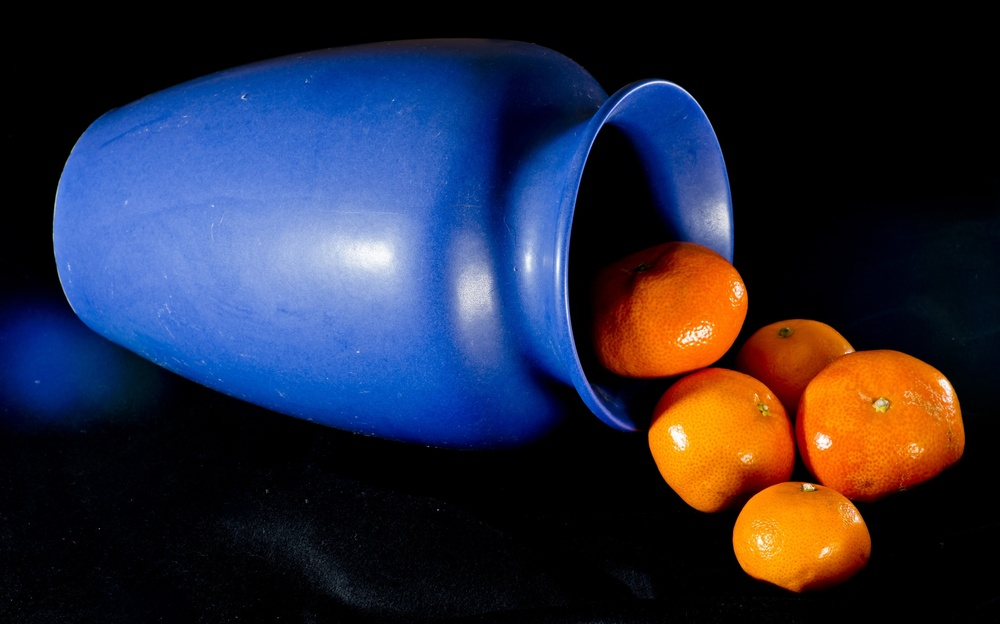
#> input picture lab5.jpg, 1000 x 624 px, shrunk from 2560 x 1597 before the run
$ jupyter execute my5lab.ipynb
#> lines starting #> are read from the running program, lines starting #| are printed output that depends on the picture; after the words box and inside, x2 and y2 are one past the last pixel; in counts of white or black regions, pixels touching at a corner belong together
[cell 1]
import sys
sys.path.append('../')
#%matplotlib inline
import matplotlib.pyplot as plt
import cv2 as cv
import numpy as np
from utility import util
from matplotlib import colors
from matplotlib.colors import hsv_to_rgb

[cell 2]
img = cv.imread('lab5.jpg')
#> img is the input picture: shape (624, 1000, 3); mean B, G, R 60.2, 41.9, 40.6
image_rgb = cv.cvtColor(img, cv.COLOR_BGR2RGB)
plt.imshow(image_rgb)
plt.show()

[cell 3]
#img = input_image
image_rgb = cv.cvtColor(img, cv.COLOR_BGR2RGB)
plt.imshow(image_rgb)

[cell 4]
r, g, b = cv.split(image_rgb)
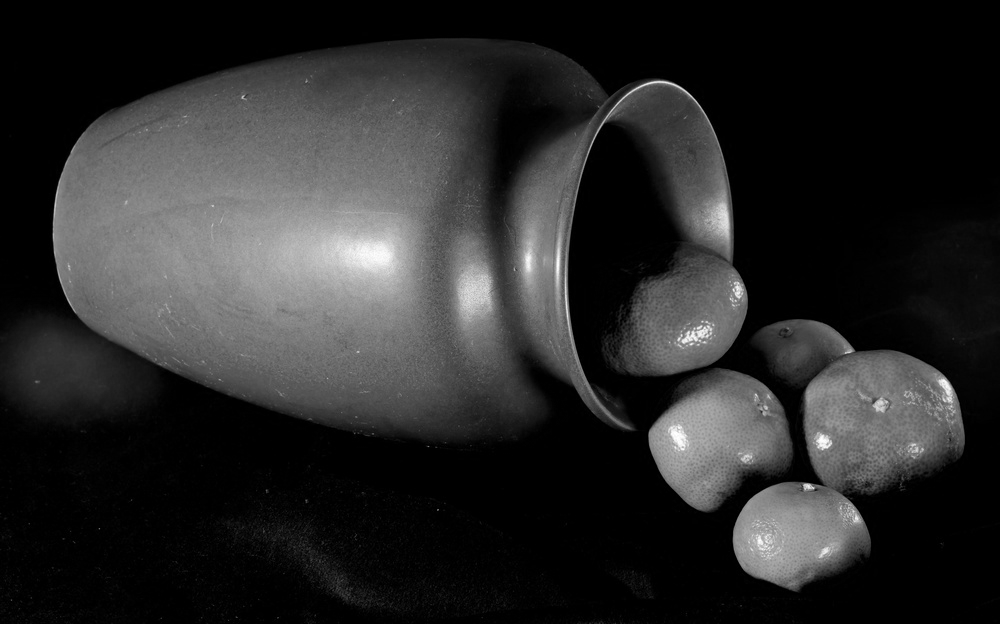
#> g: shape (624, 1000); min 0, max 255, mean 41.9
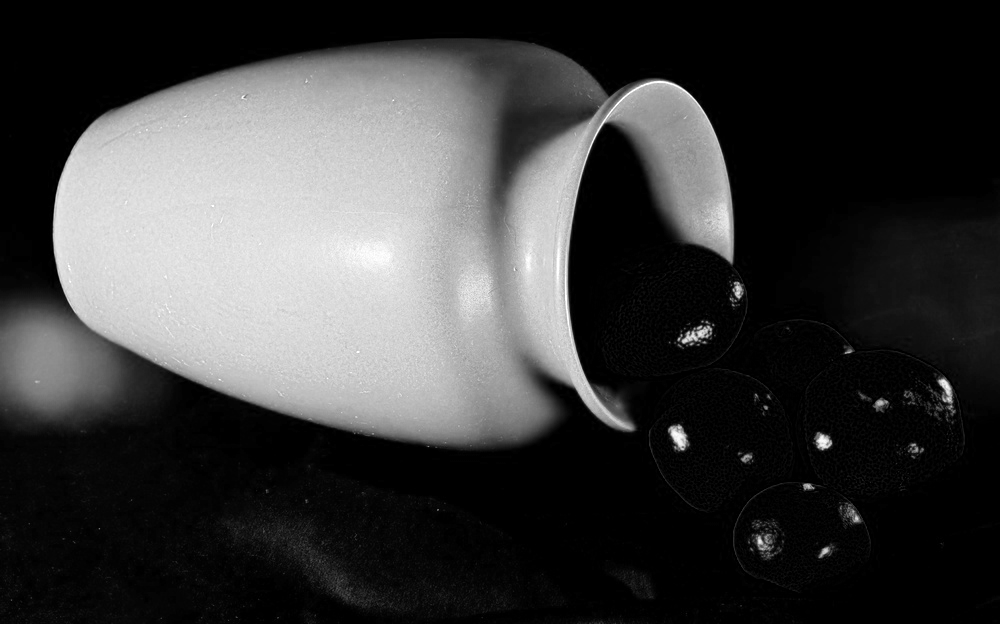
#> b: shape (624, 1000); min 0, max 255, mean 60.2
fig = plt.figure()
axis = fig.add_subplot(1, 1, 1, projection="3d")
pixel_colors = image_rgb.reshape((np.shape(image_rgb)[0]*np.shape(image_rgb)[1], 3))
norm = colors.Normalize(vmin=-1.,vmax=1.)
norm.autoscale(pixel_colors)
pixel_colors = norm(pixel_colors).tolist()
#> pixel_colors = 624000 items
axis.scatter(r.flatten(), g.flatten(), b.flatten(), facecolors=pixel_colors, marker=".")
axis.set_xlabel("Red")
axis.set_ylabel("Green")
axis.set_zlabel("Blue")
plt.show()

[cell 5]
red = image_rgb.copy()
# set blue and green channels to 0
red[:, :, 1] = 0
red[:, :, 2] = 0
# RGB - Red
plt.imshow(red)
plt.show()

[cell 6]
image_hsv = cv.cvtColor(image_rgb, cv.COLOR_RGB2HSV)
#> image_hsv: shape (624, 1000, 3); mean H, S, V 64.6, 141.8, 82.4

[cell 7]
h, s, v = cv.split(image_hsv)
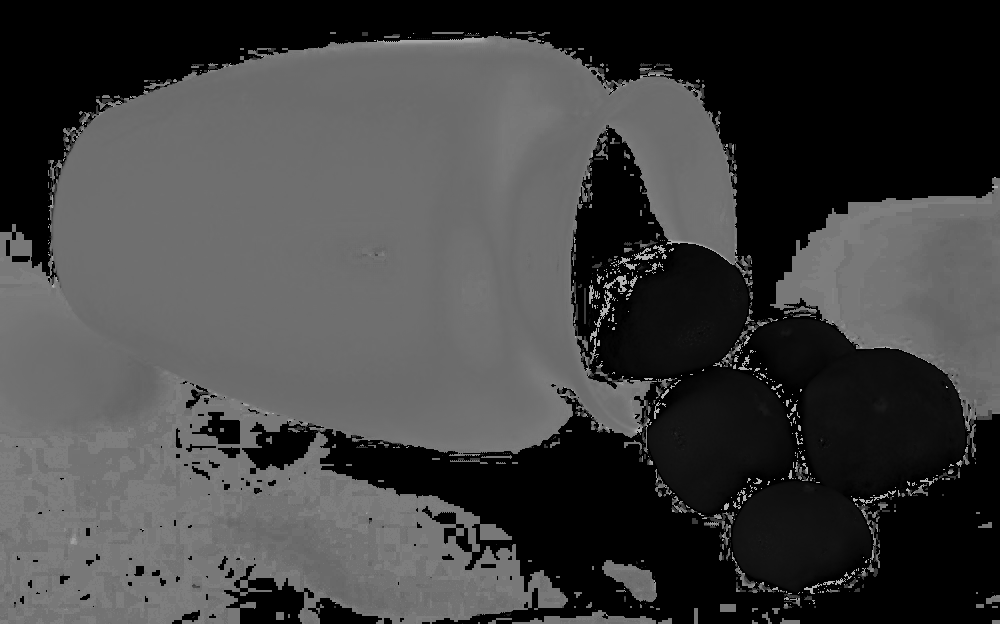
#> h: shape (624, 1000); min 0, max 179, mean 64.6
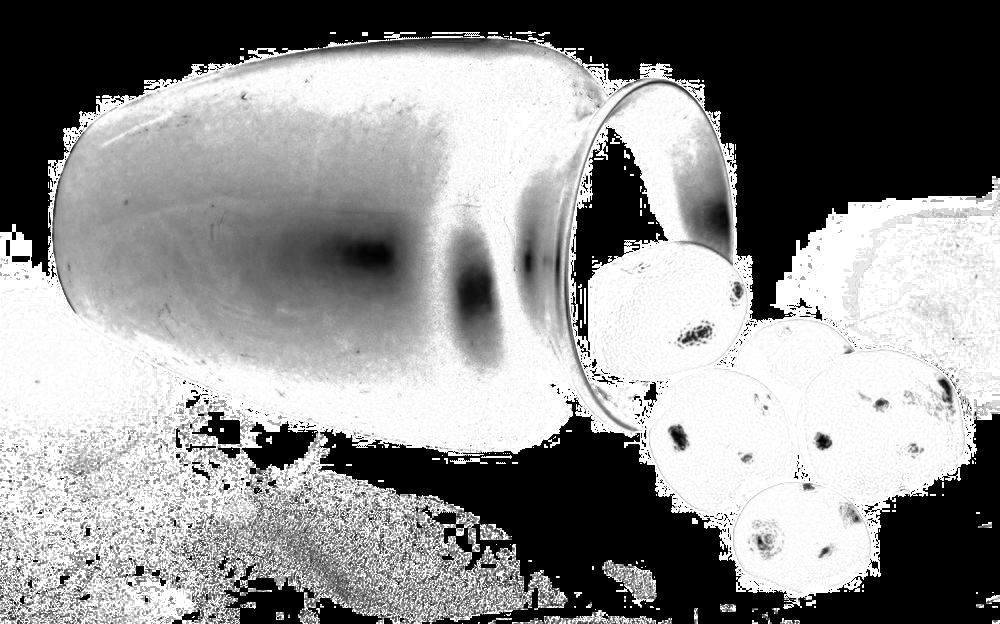
#> s: shape (624, 1000); min 0, max 255, mean 141.8
fig = plt.figure()
axis = fig.add_subplot(1, 1, 1, projection="3d")

axis.scatter(h.flatten(), s.flatten(), v.flatten(), facecolors=pixel_colors, marker=".")
axis.set_xlabel("Hue")
axis.set_ylabel("Saturation")
axis.set_zlabel("Value")
plt.show()

[cell 8]
lower_blue = np.array([0,50,50])
upper_blue = np.array([90,255,255])
lo_square = np.full((10, 10, 3), lower_blue, dtype=np.uint8) / 255.0
do_square = np.full((10, 10, 3), upper_blue, dtype=np.uint8) / 255.0

plt.subplot(1, 2, 1)
plt.imshow(hsv_to_rgb(lo_square))
plt.subplot(1, 2, 2)
plt.imshow(hsv_to_rgb(do_square))
plt.show()

[cell 9]
#Найдем на изображении цвета подходящие под маску от светлосинего до темносинего. И добавим маску на изображение.

[cell 10]
light_white = (0, 0, 200)
dark_white = (145, 200, 255)

lw_square = np.full((10, 10, 3), light_white, dtype=np.uint8) / 255.0
dw_square = np.full((10, 10, 3), dark_white, dtype=np.uint8) / 255.0

plt.subplot(1, 2, 1)
plt.imshow(hsv_to_rgb(lw_square))
plt.subplot(1, 2, 2)
plt.imshow(hsv_to_rgb(dw_square))
plt.show()
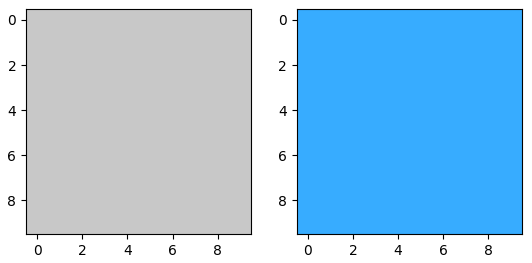
#> figure drawn by matplotlib, 2 panels

mask_white = cv.inRange(image_hsv, light_white, dark_white)
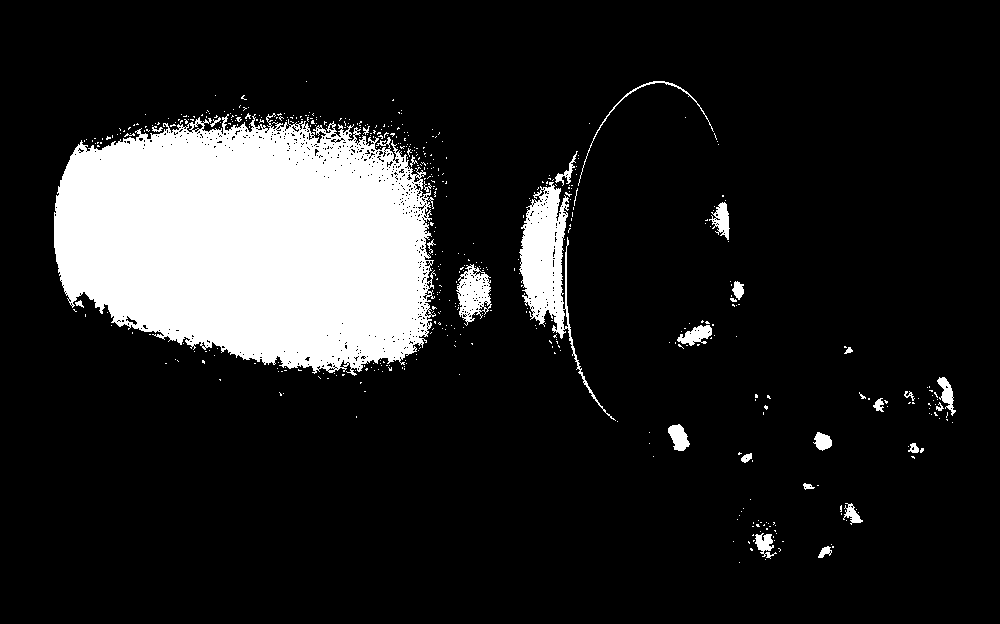
#> mask_white: shape (624, 1000); 14% white; 516 white regions (486 under 20 px), largest, box (x1, y1, x2, y2) and area: (54, 113, 436, 376) 75973, (519, 182, 616, 421) 5296, (456, 264, 492, 326) 1237
result_white = cv.bitwise_and(image_hsv, image_hsv, mask=mask_white)
#> result_white: shape (624, 1000, 3); mean H, S, V 15.1, 19.7, 30.5
plt.figure(figsize=(15,20))

plt.subplot(1, 3, 1)
plt.imshow(image_rgb)
plt.subplot(1, 3, 2)
plt.imshow(mask_white, cmap="gray")
plt.subplot(1, 3, 3)
plt.imshow(result_white)
plt.show()

[cell 11]
"""Применим обе маски и сгладим изображение"""
mask=mask_white
final_mask = mask + mask_white

final_result = cv.bitwise_and(image_rgb, image_rgb, mask=final_mask)
blur = cv.GaussianBlur(final_result, (7, 7), 0)

plt.figure(figsize=(15,20))
plt.subplot(1, 3, 1)
plt.imshow(final_mask, cmap="gray")
plt.subplot(1, 3, 2)
plt.imshow(final_result)
plt.subplot(1, 3, 3)
plt.imshow(blur)
plt.show()

[cell 12]
"""Пробуем сделать цветовую сегментацию"""

def segment_image(image):
    ''' Attempts to segment the whale out of the provided image '''

    # Convert the image into HSV
    hsv_image = cv.cvtColor(image, cv.COLOR_RGB2HSV)

    # Set the blue range
    lower_blue = (0, 0, 0)
    upper_blue = (0, 0, 0)

    # Apply the blue mask
    mask = cv.inRange(hsv_image, lower_blue, upper_blue)
#> mask: shape (624, 1000); 30.4% white; 691 white regions (641 under 20 px), largest, box (x1, y1, x2, y2) and area: (0, 0, 1000, 322) 116039, (320, 400, 784, 624) 36755, (784, 417, 1000, 624) 20331

    # Set a white range
  #  light_white = (0, 60, 200)
   # dark_white = (15, 255, 255)

    light_white = (8, 0, 130 )
    dark_white = (98, 255, 255)
    # Apply the white mask
    mask_white = cv.inRange(hsv_image, light_white, dark_white)
#> mask_white: shape (624, 1000); 9.1% white; 17 white regions (13 under 20 px), largest, box (x1, y1, x2, y2) and area: (733, 320, 965, 591) 31647, (648, 370, 791, 511) 13278, (619, 246, 748, 375) 11515, (614, 359, 620, 368) 28

    # Combine the two masks
    final_mask = mask + mask_white
#> final_mask: shape (624, 1000); 39.4% white; 708 white regions (654 under 20 px), largest, box (x1, y1, x2, y2) and area: (0, 0, 1000, 322) 116039, (320, 400, 784, 624) 36755, (733, 320, 965, 591) 31647
    result = cv.bitwise_and(image, image, mask=final_mask)

    # Clean up the segmentation using a blur
    blur = cv.GaussianBlur(result, (7, 7), 0)
    return blur


result = segment_image(image_rgb)

plt.figure(figsize=(15,20))
plt.subplot(1, 2, 1)
plt.imshow(image_rgb)
plt.subplot(1, 2, 2)
plt.imshow(result)
plt.show()

[cell 13]
import cv2 as cv
import numpy as np
import matplotlib.pyplot as plt
image3 = cv.imread('lab5.jpg')
rgb_image3 = cv.cvtColor(image3, cv.COLOR_BGR2RGB)
hsv_image3 = cv.cvtColor(rgb_image3, cv.COLOR_RGB2HSV)
h, s, v = cv.split(hsv_image3)

low_h = 0
high_h = 30

mask = cv.inRange(h, low_h, high_h)
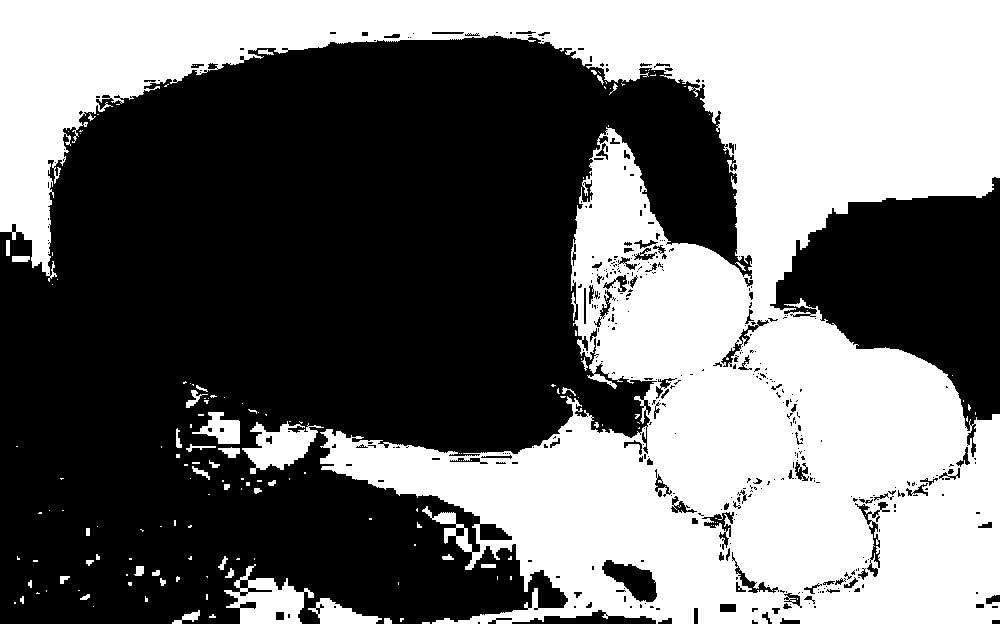
#> mask: shape (624, 1000); 44.1% white; 174 white regions (133 under 20 px), largest, box (x1, y1, x2, y2) and area: (0, 0, 1000, 624) 266402, (224, 564, 314, 624) 2579, (242, 421, 324, 474) 2134
result = cv.bitwise_and(rgb_image3, rgb_image3, mask=mask)

gs = plt.GridSpec(2, 2)
plt.figure(figsize=(10, 8))
plt.subplot(gs[0])
plt.imshow(rgb_image3)
plt.title('Исходное изображение')
plt.xticks([]), plt.yticks([])
plt.subplot(gs[1])
plt.imshow(mask, cmap='gray')
plt.title('Маска')
plt.xticks([]), plt.yticks([])
plt.subplot(gs[2])
plt.hist(h.reshape(-1), np.max(h), [np.min(h), np.max(h)])
plt.vlines(low_h, 0, 5000, 'r'), plt.vlines(high_h, 0, 5000, 'r')
plt.title('Гистограмма h слоя')
plt.subplot(gs[3])
plt.imshow(result)
plt.title('Изображение с пикселями выделенного цвета')
plt.show()
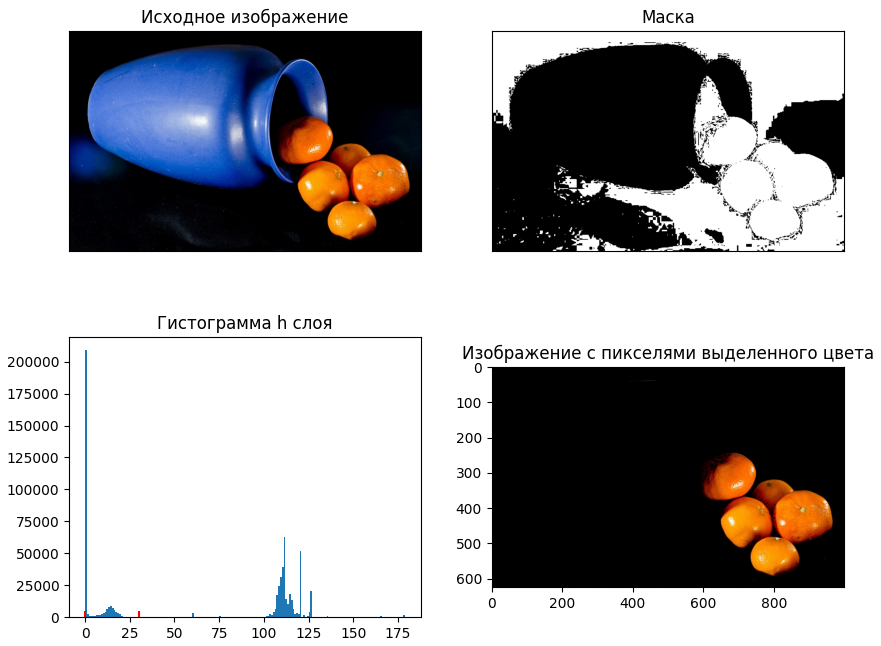
#> figure drawn by matplotlib, 4 panels; panel 3: tallest bar 208940 high, from x = 0 to 1
